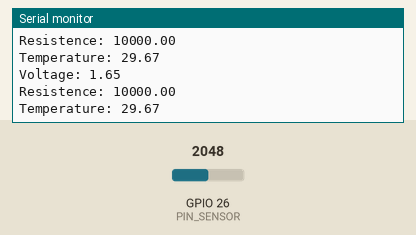
Simulated run of this program. Board: ESP32. On the bench: the last lines printed to the serial monitor. Inputs (shaded band) come from the test bench; at power-on: GPIO 26 (PIN_SENSOR) = 2048.

Above: at 1.3 s.
1.4 s: GPIO 26 (PIN_SENSOR) set to 87
At 1.9 s:
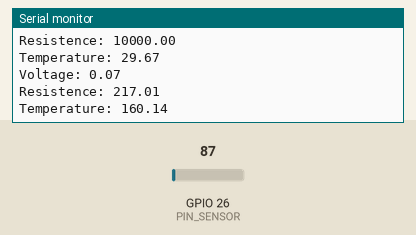
2.9 s: GPIO 26 (PIN_SENSOR) set to 77
At 3.4 s:
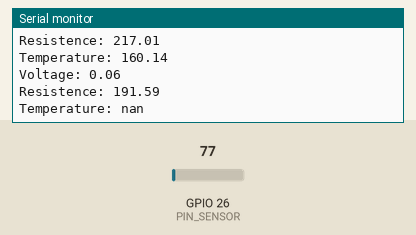
Timing chart, 0 to 5.9 s (numbered marks = the images above; inputs shaded):
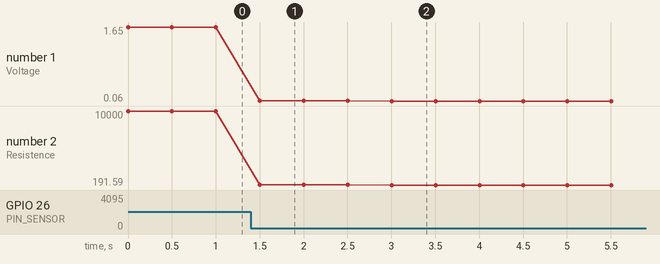

The program:

main.cpp
```cpp
/*---------------------------------------------------------------------------*\

    E ngineering | Bosch ETS: Engineering Technical School
    T echnical   | IIoT Training: Industrial Internet of Things
    S chool      | Powertrain Solutions @ Bosch Brazil

\*---------------------------------------------------------------------------*/

/*--- Includes ---*/
#include <Arduino.h>

/*--- Hardware mapping ---*/
const uint8_t PIN_SENSOR = 26;

/*--- Constants ---*/
const uint32_t ADC_MAX = 4096;
const float VREF = 3.3f;
const float R1 = 10000;

/*--- Variables ---*/
uint16_t input_value = 0;
float voltage = 0;
float resistence = 0;
float temperature = 0;

/*--- Functions ---*/
float regressor(float x)
{
    return -19.49123972f * log(x - 204.88328885f) + 208.78577114f;
}

/*--- Setup ---*/
void setup()
{
    // Hardware mapping
    pinMode(PIN_SENSOR, INPUT);

    // Serial communication
    Serial.begin(115200);
}

/*--- Loop ---*/
void loop()
{
    input_value = analogRead(PIN_SENSOR);
    voltage = static_cast<float>(input_value) * VREF
              / static_cast<float>(ADC_MAX);

    // Vout = Vin * [Rt / (R1 + Rt)]
    resistence = R1 * voltage / (VREF - voltage);

    temperature = regressor(resistence);

    Serial.print("Voltage: ");
    Serial.println(voltage);
    Serial.print("Resistence: ");
    Serial.println(resistence);
    Serial.print("Temperature: ");
    Serial.println(temperature);
    Serial.println();

    delay(500);
}
```

Measured:
- the behaviour switches between 83 and 82 on GPIO 26 (PIN_SENSOR) (found by bisection; images 1 and 2)
- after the input at 1.4 s, the serial monitor: prints a new line after 0.10 s (image 1)
- after the input at 2.9 s, the serial monitor: prints a new line after 0.10 s (image 2)
- plotted number 1: 1.65 → 0.07 after the input at 1.4 s, 0.07 → 0.06 after the input at 2.9 s
- plotted number 2: 10000 → 217.01 after the input at 1.4 s, 217.01 → 191.59 after the input at 2.9 s
